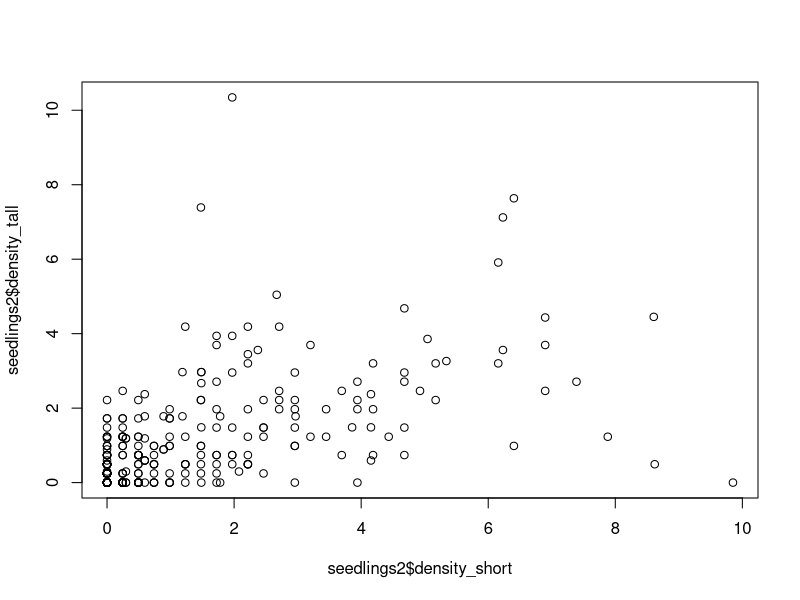
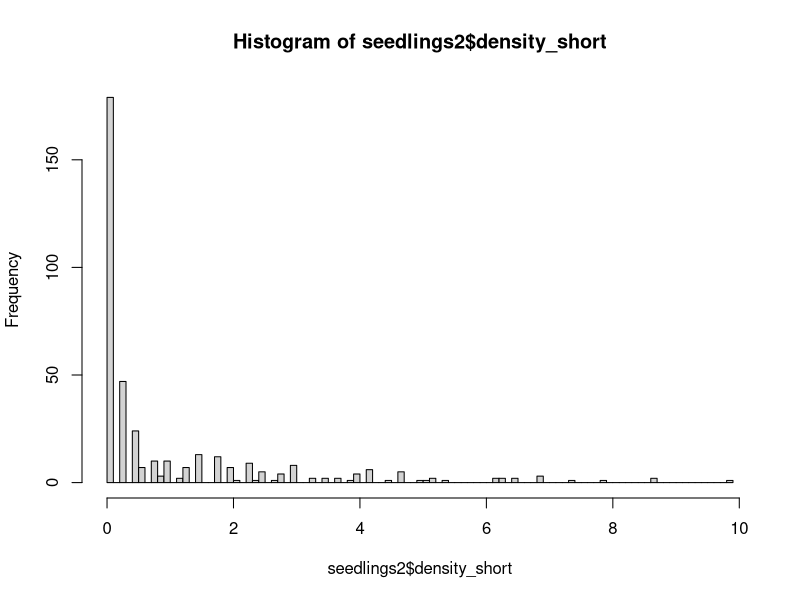
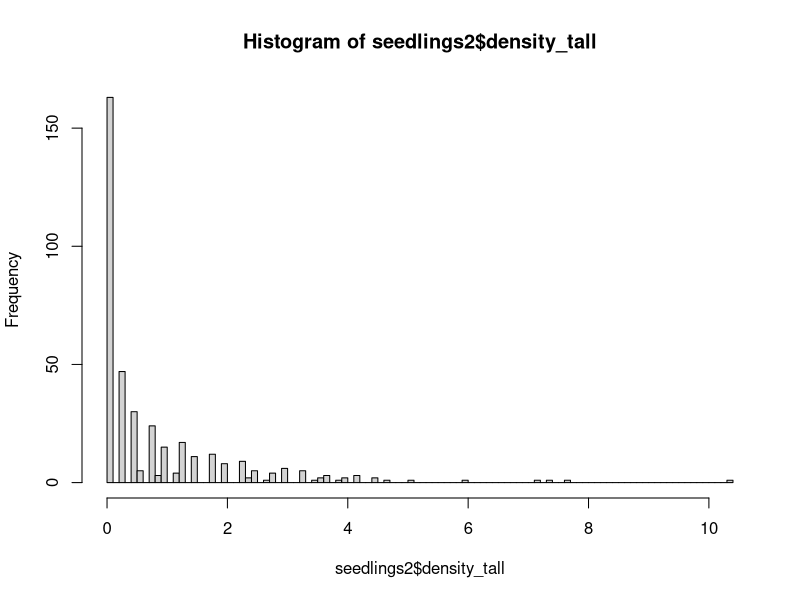
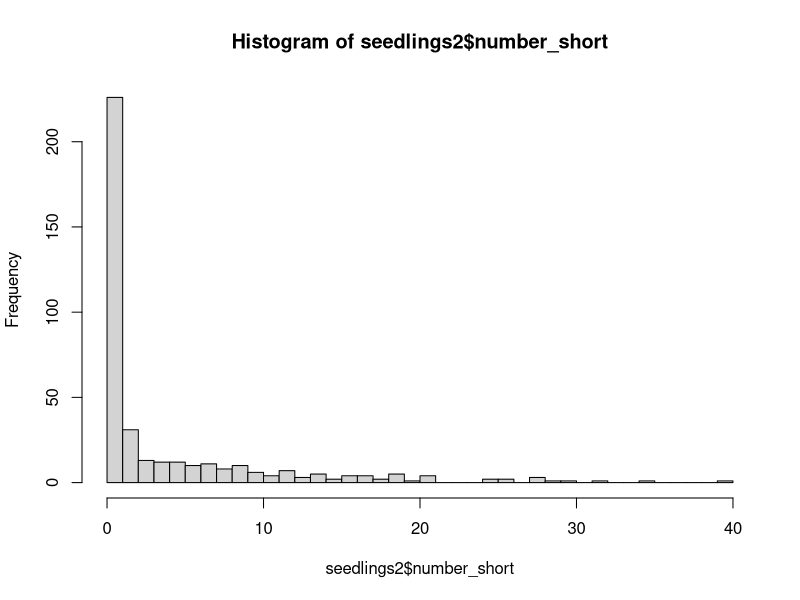

These figures' R source, in order: (Note: this script raises an error after producing the figures.)
# Aaron Tayal
# 8/26/2024
# The purpose is to report what the stem 
# density of ash seedlings, saplings, small trees, and trees is

library(ggplot2)
library(dplyr)


# Hydroclass -----------------------------------------------------------------

hydro <- read.csv("Raw_data/MI-plot-hydroclasses.csv")
str(hydro)
hydro$mstrlvl <- as.factor(hydro$mstrlvl)
# The column "mstrlvl" is either xeric, mesic, or hydric. All plots in one
# transect (3 plots) will have the same assignment of mstrlvl. I will also 
# call this the "hydroclass". The column "plotmstr" has a value from 1 to 5 
# (1 being driest and 5 being the most flooded). The "plotmstr" value can
# vary within a transect. I think it is based on the results of some kind of 
# soil moisture test.

# Note: "MI-plot-hydroclasses.csv" has hydroclass data for 129 plots, including
# some that I do not plan to visit because they are designated "non-ash" plots
# or they are at Brighton.

# Plot centers ---------------------------------------------------------------

plot_centers0 <- read.csv("Raw_data/EAB_Michigan_2024_plot_centers.csv")
str(plot_centers0)
# Kayla: for the center_tree column, I would encourage to split that into two (one for species and one for dbh)
# same for the center tree updated column

# There are 111 plots (37 transects) that I plan to visit (and 2 extra rows due 
# to confusion about the true center for plot 75):
nrow(plot_centers0)

# Remove the 2 additional rows listing info on 75_north and 75_south:
plot_centers0 <- plot_centers0[plot_centers0$center_tree_number != "75_north",]
plot_centers0 <- plot_centers0[plot_centers0$center_tree_number != "75_south",]

nrow(plot_centers0)

# Make transect and park into factors:
plot_centers0$Transect <- as.factor(plot_centers0$Transect)
plot_centers0$Park <- as.factor(plot_centers0$Park)

# Make center tree number into an integer:
plot_centers0$center_tree_number <- as.integer(plot_centers0$center_tree_number)

# There are 98 plots that I have collected seedling data (not counting 75_north):
sum(plot_centers0$seedlings_done_y_n == "y")

# Similarly, there are 98 plots that I have collected sapling data (not counting 
# 75_north):
sum(plot_centers0$saplings_done_y_n == "y")

# There are 97 plots that I have collected tree data for (not counting 75_north).
# At plot 91 at Hudson Mills, we ran out of time to collect tree data due to a 
# thunderstorm
sum(plot_centers0$trees_done_y_n == "y")

# There are 2 plots where we found and measured the center tree but did not 
# collect any seedling, sapling, or tree data due to high waters and a time 
# crunch. These were plots 23 and 66, both at Island Lake.

# This leaves 11 plots that we have neither found the center or recorded data
# for. Four at Hudson Mills, six at Indian Springs, and one at Island Lake. 
# Note: we technically found plot 61 at Island Lake, but I forgot to write
# the center tree DBH, and thus I'm considering it completely not-started.

# Summary: 97 done + 3 partially done + 11 not-started = 111 plots

# Join the hydroclass data into the plot_centers dataframe:
plot_centers <- right_join(hydro, plot_centers0)
nrow(plot_centers) == nrow(plot_centers0)

# Try to understand which hydroclasses (hydric, mesic, xeric) are found at 
# each Park:
table((plot_centers %>% filter(Park == "Highland"))$mstrlvl)
table((plot_centers %>% filter(Park == "Hudson Mills"))$mstrlvl)
table((plot_centers %>% filter(Park == "Indian Springs"))$mstrlvl)
table((plot_centers %>% filter(Park == "Island Lake"))$mstrlvl)
table((plot_centers %>% filter(Park == "Kensington"))$mstrlvl)
table((plot_centers %>% filter(Park == "Pontiac Lake"))$mstrlvl)
table((plot_centers %>% filter(Park == "Proud Lake"))$mstrlvl)

# write.csv(plot_centers, file="EAB_Michigan_2024_plot_centers_with_hydro.csv",
#          row.names = FALSE)



# Seedlings -------------------------------------------------------------------

seedlings <- read.csv("Raw_data/EAB_Michigan_2024_seedlings.csv")
str(seedlings)
# At one plot (75 at Indian Springs), we found two center trees marked 75.
# The true, original plot 75 is the one I want to use. I called this one 
# "75_south" in my datasheet this year. So I need to remove "75_north" rows and
# rename "75_south" rows as simply "75".
seedlings <- seedlings[seedlings$center_tree_number != "75_north",]
seedlings$center_tree_number[seedlings$center_tree_number == "75_south"] <- "75"
str(seedlings)

seedlings$center_tree_number <- as.integer(seedlings$center_tree_number)

# To combine the data on plot centers with the seedling data, I want to
# keep all rows in seedlings:
seedlings2 <- right_join(plot_centers, seedlings, by="center_tree_number")
# I notice test if the number of rows are the same,
# indicating that the datasets combined sucessfully:
nrow(seedlings2) == nrow(seedlings)

# We recorded data for each quadrant of each microplot, so I need to add up the
# four quadrants for short seedlings (those that are shorter than 25 cm):
seedlings2$number_short <- 
  seedlings2$northeast_number_established_short +
  seedlings2$southeast_number_established_short +
  seedlings2$southwest_number_established_short +
  seedlings2$northwest_number_established_short

# Same for tall seedlings:
seedlings2$number_tall <- 
  seedlings2$northeast_number_established_tall +
  seedlings2$southeast_number_established_tall +
  seedlings2$southwest_number_established_tall +
  seedlings2$northwest_number_established_tall

# Now make a column for the total number of seedlings (both short and tall):
seedlings2$number_seedlings <- seedlings2$number_short + seedlings2$number_tall

# Now I need to divide the raw counts by the area of the circular microplot to
# get the density. The density will be in units of stems per meter^2
seedlings2$density_short <-
  (seedlings2$number_short / seedlings2$area_of_microplot_m_squared)

seedlings2$density_tall <-
  (seedlings2$number_tall / seedlings2$area_of_microplot_m_squared)

seedlings2$density_seedlings <- 
  (seedlings2$number_seedlings / seedlings2$area_of_microplot_m_squared)

# For a common sense check, I'll plot the density of short seedlings against
# the density of tall seedlings.  I predict (prior to seeing it) that they 
# will be correlated.
plot(seedlings2$density_short,
     seedlings2$density_tall)

# I will plot histograms for short and tall seedlings. I want to know what is 
# the qualitative shape of the distribution:
hist(seedlings2$density_short, breaks=100)
hist(seedlings2$density_tall, breaks=100)

hist(seedlings2$number_short, breaks=seq(0,40,1)) # I wanted to see the count data, too
hist(seedlings2$number_tall, breaks=seq(0,40,1))
hist(seedlings2$number_seedlings, breaks=seq(0,60,1))

# Note: these density variables are pseudo-continuous, but really they are
# discrete, because the counts are discrete, and so there are only a limited
# number of values that the density can take.

# I want to make a violin plot that shows the distribution of seedling densities
# for each of the three hydroclasses (xeric, mesic, and hydric)
ggplot(data=seedlings2, aes(x=factor(mstrlvl), 
                            y=density_seedlings)) +
  geom_violin() +
  geom_jitter(height=0, width=0.1, alpha=0.5) +
  xlab("Hydroclass") +
  ylab(bquote("Density of ash seedlings " ~ (stems/m^2))) + theme_classic()

# I want to take an average of the 4 microplots in order to report data at the 
# plot level. 

# IMPORTANT NOTE: sometimes, we forgot to write the percent cover
# for 1 out of 4 of the microplots. I have instructed the code to strip NA values
# before taking the mean.  I'm assuming it's okay because we still have three other
# values, but I need to check on this.

seedlings_by_plot <- seedlings2 %>% group_by(center_tree_number) %>% 
  summarize(Park = first(Park),
            Transect = first(Transect),
            mstrlvl = first(mstrlvl),
            plotmstr = first(plotmstr),
            mean_percent_cover = mean(percent_cover_0_0.5_1_3.5_8_15.5_25.5_etc, 
                                 na.rm=TRUE),
            mean_density_short = mean(density_short),
            mean_density_tall = mean(density_tall),
            mean_density_seedlings = mean(density_seedlings),
            total_number_short = sum(number_short),
            total_number_tall = sum(number_tall),
            total_number_seedlings = sum(number_seedlings))

#write.csv(seedlings_by_plot, file="Cleaned_data/seedlings_by_plot.csv", row.names = FALSE)

table(seedlings_by_plot$Transect) # Note that not all three plots have been
# visited for transects AA (1 visited), DD (2 visited), P (2), Q (2), Z(1), 
# ZD(0), and ZE (0). This creates a problem for Poisson GLMs if the response
# is the total number of seedlings in a transect. I'll need to exclude these.

seedlings_exclude_partials <- 
  seedlings2 %>% filter((!(Transect %in% c("AA", "DD", "P", "Q", "Z"))))

# Make a graph that shows the seedling densities by hydroclass, at the plot level
ggplot(data=seedlings_by_plot, aes(x=factor(mstrlvl), y=mean_density_seedlings)) +
  geom_violin() +
  geom_jitter(height=0, width=0.1, alpha=0.5) +
  xlab("Hydroclass") +
  ylab(bquote("Density of ash seedlings " ~ (stems/m^2))) +
  scale_y_continuous(breaks=seq(0,9,2)) +
  theme_bw()

# Make a similar graph for short seedlings (under 25 cm):
ggplot(data=seedlings_by_plot, aes(x=factor(mstrlvl), y=mean_density_short)) +
  geom_violin() +
  geom_jitter(height=0, width=0.1, alpha=0.5) +
  xlab("Hydroclass") +
  ylab(bquote("Density of short ash seedlings <25 cm  " ~ (stems/m^2))) +
  scale_y_continuous(breaks=seq(0,9,2)) +
  ylim(-0.15, 6) +
  theme_bw()

# Same for tall seedlings:
ggplot(data=seedlings_by_plot, aes(x=factor(mstrlvl), y=mean_density_tall)) +
  geom_violin() +
  geom_jitter(height=0, width=0.1, alpha=0.5) +
  xlab("Hydroclass") +
  ylab(bquote("Density of tall ash seedlings 25-137 cm  " ~ (stems/m^2))) +
  ylim(-0.15, 6) +
  theme_bw()

# And for percent cover:
ggplot(data=seedlings_by_plot, aes(x=factor(mstrlvl), y=mean_percent_cover)) +
  geom_violin() +
  geom_jitter(height=0, width=0.1, alpha=0.5) +
  xlab("Hydroclass") +
  ylab("Percent cover of ash seedlings (%)") +
  theme_bw()

# Make a transect-level summary (IMPORTANT NOTE: Here I'm excluding transects
# that we didn't visit all the plots in)
seedlings_by_transect <- seedlings_exclude_partials %>% group_by(Transect) %>% 
  summarize(Park = first(Park),
            number_microplots = n(),
            mstrlvl = first(mstrlvl),
            mean_plotmstr = mean(plotmstr),
            mean_percent_cover = mean(percent_cover_0_0.5_1_3.5_8_15.5_25.5_etc, 
                                      na.rm=TRUE),
            mean_area_microplot_m_squared = mean(area_of_microplot_m_squared),
            mean_density_short = mean(density_short),
            mean_density_tall = mean(density_tall),
            mean_density_seedlings = mean(density_seedlings),
            total_number_short = sum(number_short),
            total_number_tall = sum(number_tall),
            total_number_seedlings = sum(number_seedlings))

#write.csv(seedlings_by_transect, file="Cleaned_data/seedlings_by_transect.csv", row.names = FALSE)

# Make a graph that shows the seedling densities by hydroclass, at the transect level:
ggplot(data=seedlings_by_transect, aes(x=mstrlvl, y=mean_density_seedlings)) +
  geom_violin() +
  geom_jitter(height=0, width=0.1, alpha=0.5) +
  xlab("Hydroclass") +
  ylab(bquote("Density of ash seedlings " ~ (stems/m^2))) +
  scale_y_continuous(breaks=seq(0,9,2)) +
  theme_bw()

# Make a graph that shows the number of seedlings by hydroclass, at the transect level:
ggplot(data=seedlings_by_transect, aes(x=mstrlvl, y=total_number_seedlings)) +
  geom_violin() +
  geom_jitter(height=0, width=0.1, alpha=0.5) +
  xlab("Hydroclass") +
  ylab("Total number of ash seedlings (stems)") +
  theme_bw()

# Make a graph that shows the percent cover by hydroclass, at the transect level
ggplot(data=seedlings_by_transect, aes(x=mstrlvl, y=mean_percent_cover)) +
  geom_violin() +
  geom_jitter(height=0, width=0.1, alpha=0.5) +
  xlab("Hydroclass") +
  ylab("Percent cover of ash seedlings (%)") +
  theme_bw()

# Make a graph that shows the seedling densities by park, at the transect level:
ggplot(data=seedlings_by_transect, aes(x=Park, y=mean_density_seedlings)) +
  geom_violin() +
  geom_jitter(height=0, width=0.1, alpha=0.5) +
  xlab("Hydroclass") +
  ylab(bquote("Density of ash seedlings " ~ (stems/m^2))) +
  scale_y_continuous(breaks=seq(0,9,2)) +
  theme_bw()

# Saplings --------------------------------------------------------------------

saplings <- read.csv("Raw_data/EAB_Michigan_2024_saplings.csv")
str(saplings)
# Remove 75_north and rename 75_south to 75 (see seedlings for details)
saplings <- saplings[saplings$center_tree_number != "75_north",]
saplings$center_tree_number[saplings$center_tree_number == "75_south"] <- "75"

saplings$center_tree_number <- as.integer(saplings$center_tree_number)

# Trying to add in the plot center info to this dataframe:
saplings2 <- right_join(plot_centers, saplings, by="center_tree_number")
nrow(saplings) == nrow(saplings2)

# Saplings were counted in each quadrant, so I want to sum up the quadrants
# to get a total number of saplings by plot
saplings_by_plot <- saplings2 %>% group_by(center_tree_number) %>% 
  summarize(Park = first(Park),
            Transect = first(Transect),
            mstrlvl = first(mstrlvl),
            plotmstr = first(plotmstr),
            number_saplings = sum(number_of_stems))

# To find the density of saplings, I need to divide the number of saplings 
# found in the subplot (8 meters in radius) by the area of that subplot. 
# The area of the subplot is 201.062 m^2. The unit will be stems per m^2.
saplings_by_plot$density_saplings <- saplings_by_plot$number_saplings / 201.062

# I would like to also change the units to stems per hectare:
saplings_by_plot$density_saplings_stems_per_ha <- 
  saplings_by_plot$density_saplings * 10000

#write.csv(saplings_by_plot, file="Cleaned_data/saplings_by_plot.csv")


# Now, make a violin plot that shows the density of saplings found at each plot, 
# as a function of hydroclass
ggplot(data=saplings_by_plot, aes(x=factor(mstrlvl), 
                                  y=density_saplings)) + 
  geom_violin() +
  geom_jitter(height=0, width=0.1, alpha=0.5) +
  xlab("Hydroclass") +
  ylab(bquote("Density of ash saplings " ~ (stems/m^2))) +
  theme_bw()

# Now create a summary at the transect level:
saplings_by_transect <- saplings_by_plot %>% group_by(Transect) %>%
  summarise(Park = first(Park),
            mstrlvl = first(mstrlvl),
            mean_plotmstr = mean(plotmstr),
            total_number_saplings = sum(number_saplings),
            mean_density_saplings = mean(density_saplings),
            mean_density_saplings_stems_per_ha = mean(density_saplings_stems_per_ha))

#write.csv(saplings_by_transect, file="Cleaned_data/saplings_by_transect.csv")

# Now, make a violin plot that shows the mean density of saplings found at each 
# transect, as a function of hydroclass
ggplot(data=saplings_by_transect, aes(x=mstrlvl, 
                                  y=mean_density_saplings_stems_per_ha)) + 
  geom_violin() +
  geom_jitter(height=0, width=0.1, alpha=0.5) +
  xlab("Hydroclass") +
  ylab(bquote("Density of ash saplings " ~ (stems/ha))) +
  theme_bw()

# Small trees and trees -------------------------------------------------------

trees <- read.csv("Raw_data/EAB_Michigan_2024_trees.csv")

# Remove 75_north and rename 75_south to 75 (see seedlings for details)
trees <- trees[trees$center_tree_number != "75_north",]
trees$center_tree_number[trees$center_tree_number == "75_south"] <- "75"

trees$center_tree_number <- as.integer(trees$center_tree_number)
trees$ash_species <- as.factor(trees$ash_species)

# Add in plot center data
trees2 <- right_join(plot_centers, trees, by="center_tree_number")
nrow(trees) == nrow(trees2)

# Remove any rows where the species of tree is not ash (keep rows where ash_species is NA)
# Note: the hickory and Zanthoxylum rows were tagged trees
levels(trees2$ash_species)
trees2 <- trees2[( trees2$ash_species != "hickory" | is.na(trees2$ash_species) ), ]
trees2 <- trees2[( trees2$ash_species != "Zanthoxylum (prickly ash)" | is.na(trees2$ash_species) ), ]
trees2$ash_species <- droplevels(trees2$ash_species)
levels(trees2$ash_species)

# I want to make a column that simplifies ash_species so that there are only 
# three categories: black, green/white/pumpkin, and unknown
trees2$ash_species_simple <- as.character(trees2$ash_species)
trees2$ash_species_simple[trees2$ash_species_simple == "green"] <- "green_white_or_pumpkin"
trees2$ash_species_simple[trees2$ash_species_simple == "green or pumpkin"] <- "green_white_or_pumpkin"
trees2$ash_species_simple[trees2$ash_species_simple == "green or white"] <- "green_white_or_pumpkin"
trees2$ash_species_simple[trees2$ash_species_simple == "green white or pumpkin"] <- "green_white_or_pumpkin"
trees2$ash_species_simple[trees2$ash_species_simple == "black?"] <- "unknown"
trees2$ash_species_simple[trees2$ash_species_simple == "?"] <- "unknown"
trees2$ash_species_simple[trees2$ash_species_simple == "green?"] <- "unknown"
trees2$ash_species_simple[trees2$ash_species_simple == "white?"] <- "unknown"
trees2$ash_species_simple <- as.factor(trees2$ash_species_simple)
table(trees2$ash_species_simple)

# Which center_tree_number values are found in seedlings but not found in 
# trees?
a <- seedlings_by_plot$center_tree_number
b <- sort(unique(trees2$center_tree_number))
b
setdiff(a, b)
# Plot 91 at Hudson Mills is correct to be missing from trees2

# Make sure the variable that records which quadrant the tree was in is accurate:
trees2$quadrant_NE_SE_SW_NW <- as.factor(trees2$quadrant_NE_SE_SW_NW)
summary(trees2$quadrant_NE_SE_SW_NW)
trees2[trees2$quadrant_NE_SE_SW_NW == "?",] # The only rows with ? for quadrant
# are about 100 meters from the center (and so will be filtered out)

# Which rows are simply recording the absence of any trees?
c <- trees2$center_tree_number[trees2$quadrant_NE_SE_SW_NW == "none"]
c
unique(c)
d <- trees2$center_tree_number[trees2$quadrant_NE_SE_SW_NW != "none"]
unique(d)
intersect(unique(c), unique(d)) # Make sure no trees are recorded from plots
# also marked as having no trees.

# We only recorded compass direction at the beginning of summer 
# (it was a lot of work). But we can at least check the data against quadrant
# to see if they agree
trees2$compass_direction <- as.numeric(trees2$compass_direction)
ggplot(data=trees2, aes(x=quadrant_NE_SE_SW_NW, y=compass_direction)) +
  geom_point() +
  geom_hline(yintercept=90) +
  geom_hline(yintercept=180) +
  geom_hline(yintercept=270)
# Looks like there are three rows where compass direction and quadrant disagree:
trees2[trees2$compass_direction > 270 & trees2$quadrant_NE_SE_SW_NW != "NW" &
        is.na(trees2$compass_direction) == FALSE , ]
# All of these three rows were tagged ash. When it comes time to identify tagged
# ash in datasets from previous years, we will know about this issue. I'm not
# going to try to change anything right now.
  

# I want to create a new dataframe of trees so that small trees (2.5-10 cm DBH)
# are counted only if they occur within the 8 meter radius subplot. Furthermore,
# trees (10 cm DBH and up) are counted only if they occur within the 18 meter
# radius main plot

# First I need to change the variable distance_to_center_meters into a 
# numeric variable.  For many of the trees inside the 8 meter subplot, we
# simply wrote "less than 8" to indicate it was in the subplot. So now I 
# will name these as 4 (4 meters) even though they ranged from 0 m to 8 m
trees2$distance_to_center_meters_simple <- trees2$distance_to_center_meters
trees2$distance_to_center_meters_simple[trees2$distance_to_center_meters_simple == "less than 8"] <- "4"
trees2$distance_to_center_meters_simple[trees2$distance_to_center_meters_simple == "between 8 and 18"] <- "13"
trees2$distance_to_center_meters_simple[trees2$distance_to_center_meters_simple == "greater than 18"] <- "25"
trees2$distance_to_center_meters_simple[trees2$distance_to_center_meters_simple == "approx 100 m"] <- "100"
trees2$distance_to_center_meters_simple <- as.numeric(trees2$distance_to_center_meters_simple)
hist(trees2$distance_to_center_meters_simple, breaks=100)

# Small trees must be >= 2.5 cm DBH AND < 12.5 cm DBH AND distance to the center
# must be <= 8 meters
small_trees <- trees2 %>% dplyr::filter(quadrant_NE_SE_SW_NW != "none") %>%
  dplyr::filter(diameter_at_137_cm_in_cm >= 2.5) %>%
  dplyr::filter(diameter_at_137_cm_in_cm < 10) %>%
  dplyr::filter(distance_to_center_meters_simple <= 8)
plot(small_trees$diameter_at_137_cm_in_cm)
hist(small_trees$diameter_at_137_cm_in_cm, breaks=50)
plot(small_trees$distance_to_center_meters_simple)


#write.csv(small_trees, file="Cleaned_data/individual_small_trees.csv")

# Big trees must be >= 10 cm DBH AND distance to the center must be <= 18 meters
big_trees <- trees2 %>% dplyr::filter(quadrant_NE_SE_SW_NW != "none") %>%
  dplyr::filter(diameter_at_137_cm_in_cm >= 10) %>%
  dplyr::filter(distance_to_center_meters_simple <= 18)
plot(big_trees$diameter_at_137_cm_in_cm)
plot(big_trees$distance_to_center_meters_simple)

#write.csv(big_trees, file="Cleaned_data/individual_big_trees.csv")

# Now, create a summary of how many ash small trees were found in each plot
# and what the basal area was. To calculate basal area, take the diameters, 
# and convert to areas and add them up, then convert the units from cm^2 to 
# meters^2 by dividing by 10,000. Note: I have not yet divided
# by the area of the subplot yet.
small_trees_by_plot <- small_trees %>% group_by(center_tree_number) %>%
  summarise(Park = first(Park),
            Transect = first(Transect),
            mstrlvl = first(mstrlvl),
            plotmstr = first(plotmstr),
            number_small_trees = n(),
            basal_area_small_trees_in_m_squared = 
              pi * sum(diameter_at_137_cm_in_cm ^ 2) / 10000
            )

# Now, for any center tree numbers not mentioned in small_trees_by_plot,
# but that are in trees2, I'd like to put another row with a zero in it:
b # b is all the center tree numbers where presence/absence of trees was recorded
e <- small_trees_by_plot$center_tree_number
e # e is all the center tree numbers where small trees were found in the subplot
f <- sort(setdiff(b, e)) # f is all the center tree numbers were zero small
# trees were found in the subplot
f

# Add a row for each center tree where no small trees were found in the subplot:
for (k in (1:length(f))){
  info <- plot_centers %>% filter(center_tree_number == f[k]) %>% 
    select(center_tree_number, Park, Transect, mstrlvl, plotmstr)
  info$number_small_trees <- 0
  info$basal_area_small_trees_in_m_squared <- 0
  small_trees_by_plot <- small_trees_by_plot %>% bind_rows(info)
}

# Reorder the rows by center_tree_number
small_trees_by_plot <- small_trees_by_plot %>% arrange(center_tree_number)

g <- small_trees_by_plot$center_tree_number
all.equal(b, g) # This shows that small_trees_by_plot now has all the same center
# trees that we recorded the presence or absence of trees at

# Create a histogram of number of small trees to investigate whether the 
# distribution follows a Poisson distribution.
ggplot(data=small_trees_by_plot, aes(x=number_small_trees)) +
  geom_histogram() +
  theme_classic()
# The Poisson distribution assumes that events (here the presence of a small
# tree) occur independently of the position of other small trees. That assumption
# is obviously false


# To find the density of small trees, I need to divide the number of them 
# found in the subplot (8 meters in radius) by the area of that subplot. 
# The area of the subplot is 201.062 m^2. The unit will be stems per m^2.
small_trees_by_plot$density_small_trees <- small_trees_by_plot$number_small_trees / 201.062
 
# I would like to also change the units to stems per hectare:
small_trees_by_plot$density_small_trees_stems_per_ha <- 
  small_trees_by_plot$density_small_trees * 10000

# Now find the basal area of small trees in meters^2 per hectare. I do this by 
# dividing by the area of the subplot over which small trees were recorded and
# then multiplying by 10,000 to convert into meters^2 of basal area per hectare
small_trees_by_plot$basal_area_small_trees_m_squared_per_ha <-
  ( small_trees_by_plot$basal_area_small_trees_in_m_squared / 201.062 ) * 10000

# Now, make a violin plot that shows the density of small trees found at each 
# plot, as a function of hydroclass
ggplot(data=small_trees_by_plot, aes(x=mstrlvl, 
                                    y=density_small_trees_stems_per_ha)) + 
  geom_violin() +
  geom_jitter(height=0, width=0.1, alpha=0.5) +
  xlab("Hydroclass") +
  ylab(bquote("Density of ash small trees " ~ (stems/hectare))) +
  theme_bw()

# Plot the basal area per hectare found at each plot as a function of hydroclass:
ggplot(data=small_trees_by_plot, aes(x=mstrlvl,
                                     y=basal_area_small_trees_m_squared_per_ha)) +
  geom_violin() +
  geom_jitter(height=0, width=0.1, alpha=0.5) +
  xlab("Hydroclass") +
  ylab(bquote("Basal area of ash small trees " ~ (m^2/hectare))) +
  theme_bw()

# Now the same type of summary for big trees
big_trees_by_plot <- big_trees %>% group_by(center_tree_number) %>%
  summarise(number_big_trees = n(),
            basal_area_big_trees_in_m_squared = 
              pi * sum(diameter_at_137_cm_in_cm ^ 2) / 10000)

# Now merge big_trees_by_plot into the small_trees_by_plot dataframe:
trees_by_plot <- full_join(small_trees_by_plot, 
                                    big_trees_by_plot, by="center_tree_number")
# Replace NAs with zeros for number of big trees and basal area of big trees:
trees_by_plot$number_big_trees[is.na(trees_by_plot$number_big_trees)] <- 0
trees_by_plot$basal_area_big_trees_in_m_squared[is.na(trees_by_plot$basal_area_big_trees_in_m_squared)] <- 0

# Calculate the density of big trees in stems per m^2:
trees_by_plot$density_big_trees <- trees_by_plot$number_big_trees / 1017.876

# And in stems per hectare:
trees_by_plot$density_big_trees_stems_per_ha <- 
  trees_by_plot$density_big_trees * 10000

# Calculate the basal area of big trees in meters^2 per hectare
trees_by_plot$basal_area_big_trees_m_squared_per_ha <-
  ( trees_by_plot$basal_area_big_trees_in_m_squared / 1017.876 ) * 10000

# Now, make a violin plot that shows the number of big trees found at each 
# plot, as a function of hydroclass
ggplot(data=trees_by_plot, aes(x=mstrlvl, 
                                     y=density_big_trees_stems_per_ha)) + 
  geom_violin() +
  geom_jitter(height=0, width=0.1, alpha=0.5) +
  xlab("Hydroclass") +
  ylab(bquote("Density of ash big trees " ~ (stems/ha))) +
  theme_bw()

plot(trees_by_plot$basal_area_big_trees_m_squared_per_ha)

#write.csv(trees_by_plot, file="Cleaned_data/trees_by_plot.csv")

# Create a transect-level summary of the tree data:
trees_by_transect <- trees_by_plot %>% group_by(Transect) %>%
  summarise(Park = first(Park),
            mstrlvl = first(mstrlvl),
            mean_plotmstr = mean(plotmstr),
            mean_density_small_trees = mean(density_small_trees),
            mean_density_small_trees_stems_per_ha = mean(density_small_trees_stems_per_ha),
            mean_density_big_trees = mean(density_big_trees),
            mean_density_big_trees_stems_per_ha = mean(density_big_trees_stems_per_ha),
            mean_BA_small_trees_m_squared_per_ha = mean(basal_area_small_trees_m_squared_per_ha),
            mean_BA_big_trees_m_squared_per_ha = mean(basal_area_big_trees_m_squared_per_ha))

write.csv(trees_by_transect, file="Cleaned_data/trees_by_transect.csv")

# Graph the number of small trees by hydroclass, at the transect level:
ggplot(data=trees_by_transect, aes(x=mstrlvl, 
                               y=mean_density_small_trees_stems_per_ha)) + 
  geom_violin() +
  geom_jitter(height=0, width=0.1, alpha=0.5) +
  xlab("Hydroclass") +
  ylab(bquote("Density of ash small trees " ~ (stems/hectare))) +
  theme_bw()

# Graph the basal area per ha of small trees by hydroclass, at the transect level:
ggplot(data=trees_by_transect, aes(x=mstrlvl, 
                                   y=mean_BA_small_trees_m_squared_per_ha)) + 
  geom_violin() +
  geom_jitter(height=0, width=0.1, alpha=0.5) +
  xlab("Hydroclass") +
  ylab(bquote("Basal area of ash small trees " ~ (m^2/hectare))) +
  theme_bw()

# I'm curious what the mean and standard deviation of basal areas of small
# trees was for different plot hydroclasses:
trees_by_hydroclass <- trees_by_plot %>% group_by(mstrlvl) %>%
  summarise(mean_density_small_trees_stems_per_ha = mean(density_small_trees_stems_per_ha),
            mean_BA_small_trees_m_squared_per_ha = mean(basal_area_small_trees_m_squared_per_ha))

# Make a scatter plot of the small trees with diameter in the x-axis and 
# canopy condition in the y-axis.
ggplot(data=small_trees, aes(x=diameter_at_137_cm_in_cm, y=canopy_condition_1_5,
                             color=ash_species_simple)) +
  geom_jitter(height=0.05, width=0, alpha=0.4) +
  theme_classic() +
  xlab("Diameter at breast height (cm)")+
  ylab("Canopy condition rating \n(1=healthy, 5=defoliated)") +
  labs(color="Ash species")
  
